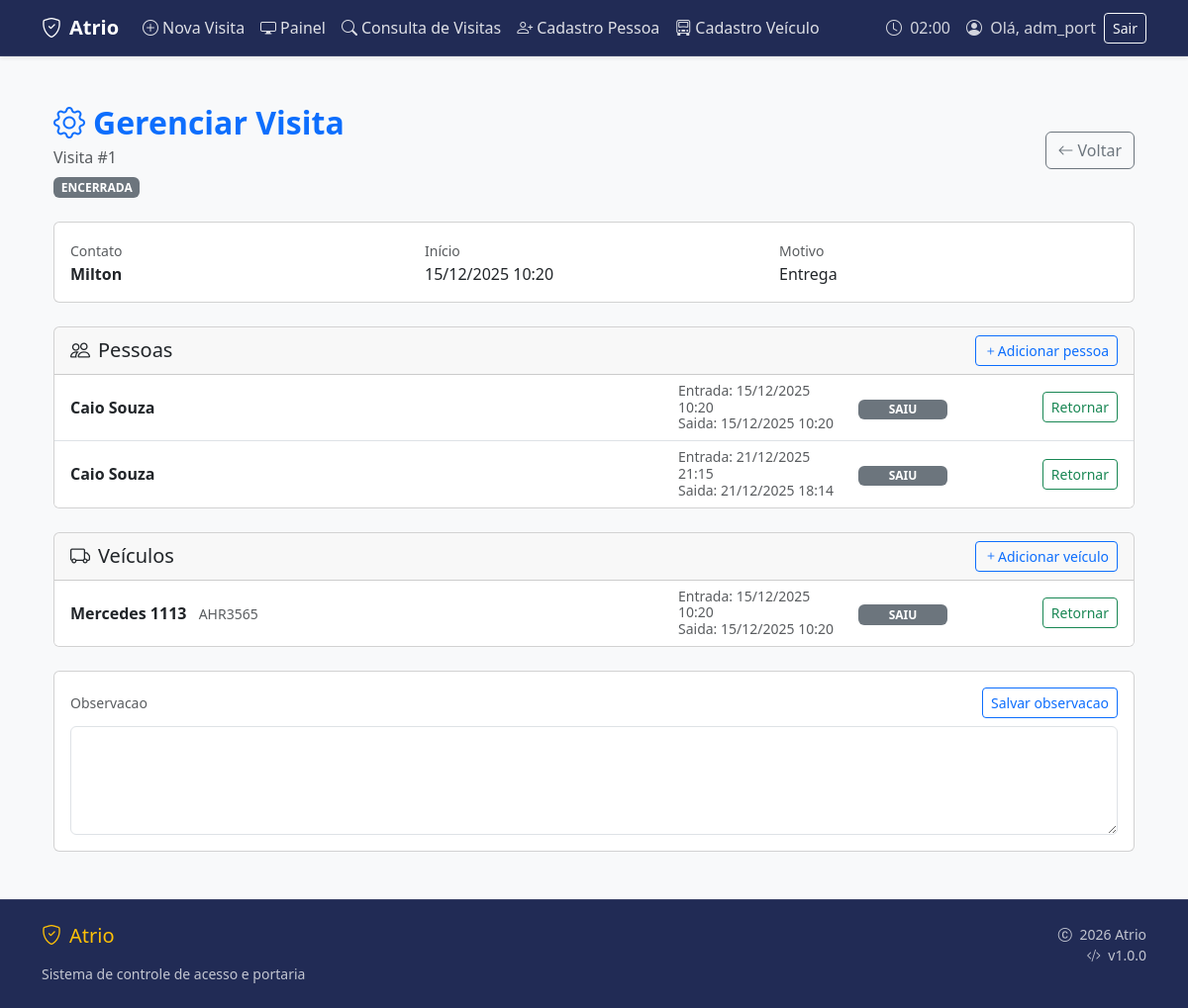
The app's page /visitas/1/ (signed in) with its own data.
### apps/visitas/models.py (models this page shows, shortened)
class GrupoVisita(models.Model):
    criado_por = models.ForeignKey(
        settings.AUTH_USER_MODEL,
        on_delete=models.SET_NULL,
        null=True,
        blank=True,
        related_name="visitas_criadas"
    )
    data_entrada = models.DateTimeField(auto_now_add=True)
    data_saida = models.DateTimeField(blank=True, null=True)
    autorizado_por = models.CharField(max_length=200, blank=True, null=True)
    motivo = models.CharField(max_length=200, blank=True, null=True)
    observacao = models.TextField(blank=True, null=True)

class VisitaPessoa(models.Model):
    grupo = models.ForeignKey(
        GrupoVisita,
        on_delete=models.CASCADE,
        related_name="pessoas"
    )
    pessoa = models.ForeignKey(
        "pessoas.Pessoa",
        on_delete=models.CASCADE
    )
    data_entrada = models.DateTimeField(auto_now_add=True)
    data_saida = models.DateTimeField(blank=True, null=True)

class VisitaVeiculo(models.Model):
    grupo = models.ForeignKey(
        GrupoVisita,
        on_delete=models.CASCADE,
        related_name="veiculos"
    )
    veiculo = models.ForeignKey(
        "veiculos.Veiculo",
        on_delete=models.CASCADE
    )
    data_entrada = models.DateTimeField(auto_now_add=True)
    data_saida = models.DateTimeField(blank=True, null=True)

### apps/pessoas/models.py (models this page shows, shortened)
class Pessoa(models.Model):
    TIPO_CHOICES = [
        ("visitante", "Visitante"),
        ("funcionario", "Funcionário"),
        ("motorista", "Motorista"),
    ]
    nome = models.CharField(max_length=200)
    empresa = models.CharField(max_length=200, blank=True, null=True)
    tipo = models.CharField(max_length=20, choices=TIPO_CHOICES, blank=True, null=True)
    observacao = models.TextField(blank=True, null=True)
    criado_em = models.DateTimeField(auto_now_add=True)
    class Meta:
        app_label = "pessoas"

### apps/veiculos/models.py (models this page shows, shortened)
class Veiculo(models.Model):
    placa = models.CharField(max_length=7, unique=True)
    modelo = models.CharField(max_length=100, blank=True, null=True)
    cor = models.CharField(max_length=50, blank=True, null=True)
    empresa = models.CharField(max_length=200, blank=True, null=True)
    tipo = models.CharField(max_length=50, blank=True, null=True)
    observacao = models.TextField(blank=True, null=True)
    criado_em = models.DateTimeField(auto_now_add=True)
    class Meta:
        app_label = "veiculos"

### apps/ui/views.py (the view)
# urls.py: path('visitas/<int:id>/', views.gerenciar_visita, name='gerenciar_visita'),
@login_required
def gerenciar_visita(request, id):
    visita = get_object_or_404(GrupoVisita, pk=id)
    pessoas = VisitaPessoa.objects.filter(grupo=visita).select_related("pessoa")
    veiculos = VisitaVeiculo.objects.filter(grupo=visita).select_related("veiculo")
    return render(request, "ui/gerenciar_visita.html", {
        "visita": visita,
        "pessoas": pessoas,
        "veiculos": veiculos,
    })

### apps/ui/templates/ui/gerenciar_visita.html (shortened to what this page needs)
{% extends "ui/base.html" %}
{% load static %}
{% block content %}
<div class="container-fluid py-4">
  <div class="d-flex justify-content-between align-items-center mb-4">
    <div>
      <h2 class="fw-bold text-primary mb-1">
        <i class="bi bi-gear me-2"></i>Gerenciar Visita
      </h2>
      <p class="text-muted mb-0">
        Visita #{{ visita.id }}
      </p>
      {% if visita.data_saida %}
        <span class="badge bg-secondary mt-2">ENCERRADA</span>
      {% else %}
        <span class="badge bg-success mt-2">ABERTA</span>
      {% endif %}
    </div>
    <div class="d-flex gap-2">
      <a href="{% url 'ui:visitas' %}" class="btn btn-outline-secondary" id="btnVoltarVisitas" data-default-url="{% url 'ui:visitas' %}">
        <i class="bi bi-arrow-left me-1"></i>Voltar
      </a>
    </div>
  </div>
  <div class="card mb-4">
    <div class="card-body">
      <div class="row g-3">
        <div class="col-md-4">
          <small class="text-muted">Contato</small>
          <div class="fw-semibold">{{ visita.autorizado_por }}</div>
        </div>
        <div class="col-md-4">
          <small class="text-muted">Início</small>
          <div>{{ visita.data_entrada|date:"d/m/Y H:i" }}</div>
        </div>
        <div class="col-md-4">
          <small class="text-muted">Motivo</small>
          <div>{{ visita.motivo|default:"-" }}</div>
        </div>
      </div>
    </div>
  </div>
  <div class="card mb-4">
    <div class="card-header d-flex justify-content-between align-items-center">
      <h5 class="mb-0">
        <i class="bi bi-people me-2"></i>Pessoas
      </h5>
      <button
        id="btnAddPessoaGerenciar"
        class="btn btn-sm btn-outline-primary"
        onclick="mostrarBuscaPessoa()">
        <i class="bi bi-plus"></i>Adicionar pessoa
      </button>
    </div>
    <ul class="list-group list-group-flush">
      {% for p in pessoas %}
        <li class="list-group-item">
          <div class="linha-visita">
            <div class="col-nome">
              <strong>{{ p.pessoa.nome }}</strong>
            </div>
            <div class="col-datas text-muted small">
              <div>Entrada: {{ p.data_entrada|date:"d/m/Y H:i" }}</div>
              <div>Saida: {{ p.data_saida|date:"d/m/Y H:i"|default:"-" }}</div>
            </div>
            <div class="col-status">
              {% if p.data_saida %}
                <span class="badge bg-secondary status-badge">SAIU</span>
              {% else %}
                <span class="badge bg-success status-badge">DENTRO</span>
              {% endif %}
            </div>
            <div class="col-acao">
              {% if p.data_saida %}
                <button class="btn btn-sm btn-outline-success"
                        onclick="registrarEntradaPessoa({{ p.id }})">
                  Retornar
                </button>
              {% else %}
                <button class="btn btn-sm btn-outline-danger"
                        onclick="registrarSaidaPessoa({{ p.id }})">
                  Registrar saída
                </button>
              {% endif %}
            </div>
          </div>
        </li>
      {% endfor %}
    </ul>
  </div>
  <div class="card">
    <div class="card-header d-flex justify-content-between align-items-center">
      <h5 class="mb-0">
        <i class="bi bi-truck me-2"></i>Veículos
      </h5>
      <button
        id="btnAddVeiculoGerenciar"
        class="btn btn-sm btn-outline-primary"
        onclick="mostrarBuscaVeiculo()">
        <i class="bi bi-plus"></i>Adicionar veículo
      </button>
    </div>
    <ul class="list-group list-group-flush">
      {% for v in veiculos %}
        <li class="list-group-item">
          <div class="linha-visita">
            <div class="col-nome">
              <strong>{{ v.veiculo.placa }}</strong>
              <small class="text-muted ms-2">{{ v.veiculo.modelo }}</small>
            </div>
            <div class="col-datas text-muted small">
              <div>Entrada: {{ v.data_entrada|date:"d/m/Y H:i" }}</div>
              <div>Saida: {{ v.data_saida|date:"d/m/Y H:i"|default:"-" }}</div>
            </div>
            <div class="col-status">
              {% if v.data_saida %}
                <span class="badge bg-secondary status-badge">SAIU</span>
              {% else %}
                <span class="badge bg-success status-badge">DENTRO</span>
              {% endif %}
            </div>
            <div class="col-acao">
              {% if v.data_saida %}
                <button class="btn btn-sm btn-outline-success"
                        onclick="registrarEntradaVeiculo({{ v.id }})">
                  Retornar
                </button>
              {% else %}
                <button class="btn btn-sm btn-outline-danger"
                        onclick="registrarSaidaVeiculo({{ v.id }})">
                  Registrar saída
                </button>
              {% endif %}
            </div>
          </div>
        </li>
      {% endfor %}
    </ul>
  </div>
  <div class="card mt-4">
    <div class="card-body">
      <div class="d-flex justify-content-between align-items-center mb-2">
        <small class="text-muted">Observacao</small>
        <button class="btn btn-sm btn-outline-primary" id="btnSalvarObservacao">
          Salvar observacao
        </button>
      </div>
      <textarea id="observacaoInput" class="form-control" rows="4">{{ visita.observacao|default:"" }}</textarea>
    </div>
  </div>
</div>
{% endblock %}

### apps/ui/templates/ui/base.html (shortened to what this page needs)
{% load static %}
<!DOCTYPE html>
<html lang="pt-BR">
<head>
  <link href="https://cdn.jsdelivr.net/npm/bootstrap@5.3.3/dist/css/bootstrap.min.css" rel="stylesheet">
  <link href="https://cdn.jsdelivr.net/npm/bootstrap-icons@1.11.3/font/bootstrap-icons.min.css" rel="stylesheet">
  <link rel="stylesheet" href="{% static 'css/estilos.css' %}">
</head>
<body class="d-flex flex-column min-vh-100 bg-light">
<nav class="navbar navbar-expand-lg navbar-dark navbar-custom shadow-sm">
  <div class="container">
    <a class="navbar-brand fw-bold" href="{% url 'ui:painel' %}">
      <i class="bi bi-shield-check me-2"></i>Atrio
    </a>
    <div class="collapse navbar-collapse" id="navbarNav">
      <ul class="navbar-nav me-auto">
        <li class="nav-item">
          <a class="nav-link {% if request.resolver_match.url_name == 'nova_visita' %}active{% endif %}"
             href="{% url 'ui:nova_visita' %}">
            <i class="bi bi-plus-circle me-1"></i>Nova Visita
          </a>
        </li>
        <li class="nav-item">
          <a class="nav-link {% if request.resolver_match.url_name == 'painel' %}active{% endif %}"
             href="{% url 'ui:painel' %}">
            <i class="bi bi-display me-1"></i>Painel
          </a>
        </li>
        <li class="nav-item">
          <a class="nav-link {% if request.resolver_match.url_name == 'visitas' %}active{% endif %}"
             href="{% url 'ui:visitas' %}">
            <i class="bi bi-search me-1"></i>Consulta de Visitas
          </a>
        </li>
        <li class="nav-item">
          <a class="nav-link {% if request.resolver_match.url_name == 'cadastro_pessoa' %}active{% endif %}"
             href="{% url 'ui:cadastro_pessoa' %}">
            <i class="bi bi-person-plus me-1"></i>Cadastro Pessoa
          </a>
        </li>
        <li class="nav-item">
          <a class="nav-link {% if request.resolver_match.url_name == 'cadastro_veiculo' %}active{% endif %}"
             href="{% url 'ui:cadastro_veiculo' %}">
            <i class="bi bi-truck-front me-1"></i>Cadastro Veículo
          </a>
        </li>
      </ul>
      <div class="d-flex align-items-center gap-3">
        <div class="navbar-text d-none d-lg-block">
          <i class="bi bi-clock me-1"></i>
          <span id="currentTime">{{ now|date:"H:i" }}</span>
        </div>
        {% if request.user.is_authenticated %}
          <div class="d-none d-lg-flex align-items-center gap-2">
            <div class="navbar-text">
              <i class="bi bi-person-circle me-1"></i>
              Olá, {{ request.user.get_full_name|default:request.user.username }}
            </div>
            <form method="post" action="{% url 'logout' %}" class="d-inline">
              <button type="submit" class="btn btn-sm btn-outline-light">
                Sair
              </button>
            </form>
          </div>
        {% else %}
          <a class="btn btn-sm btn-outline-light" href="{% url 'login' %}">
            Entrar
          </a>
        {% endif %}
      </div>
    </div>
  </div>
</nav>
<main class="container py-4 flex-grow-1">
  {% block content %}{% endblock %}
</main>
<footer class="footer-custom footer mt-auto text-light py-4">
  <div class="container">
    <div class="row">
      <div class="col-md-6">
        <h5 class="text-warning mb-3">
          <i class="bi bi-shield-check me-2"></i>Atrio
        </h5>
        <p class="small text-light mb-0 opacity-75">
          Sistema de controle de acesso e portaria
        </p>
      </div>
      <div class="col-md-6 text-md-end">
        <p class="small text-light mb-0 opacity-75">
          <i class="bi bi-c-circle me-1"></i> {% now "Y" %} Atrio
        </p>
        <p class="small text-light opacity-75 mb-0">
          <i class="bi bi-code-slash me-1"></i> v1.0.0
        </p>
      </div>
    </div>
  </div>
</footer>
</body>
</html>

### apps/ui/static/css/estilos.css (style rules this page uses)
:root { --info-color: #0dcaf0; --system-online: #198754; --system-offline: #dc3545; --warning-bg: #fff3cd; --warning-border: #ffc107; --critical-bg: #f8d7da; --critical-border: #dc3545; }
.navbar-custom { background-color: #212b55 !important; border-bottom: 1px solid rgba(255, 255, 255, 0.1); }
.footer-custom { background-color: #212b55 !important; border-top: 1px solid rgba(255, 255, 255, 0.1); }
.navbar-custom .nav-link { color: rgba(255, 255, 255, 0.85) !important; transition: all 0.2s ease; }
.navbar-custom .navbar-brand { color: #fff !important; }
.navbar-custom .navbar-text { color: rgba(255, 255, 255, 0.8) !important; }

### apps/ui/templates/ui/gerenciar_visita.html (style rules this page uses)
.linha-visita { display: grid; grid-template-columns: 1fr 170px 90px 160px; align-items: center; column-gap: 12px; }
.col-nome { min-width: 0; white-space: nowrap; overflow: hidden; text-overflow: ellipsis; }
.status-badge { display: inline-block; width: 90px; text-align: center; }
.col-acao { text-align: right; }
.col-datas { line-height: 1.2; }

### records on screen
GrupoVisita: id "1", autorizado_por "Milton", data_entrada "15/12/2025 10:20", motivo "Entrega"
VisitaPessoa: pessoa.nome "Caio Souza", data_entrada "15/12/2025 10:20", data_saida "15/12/2025 10:20", shows "SAIU"
VisitaPessoa: pessoa.nome "Caio Souza", data_entrada "21/12/2025 21:15", data_saida "21/12/2025 18:14", shows "SAIU"
VisitaVeiculo: veiculo.placa "Mercedes 1113", veiculo.modelo "AHR3565", data_entrada "15/12/2025 10:20", data_saida "15/12/2025 10:20", shows "SAIU"

### other values on screen
{{ request.user.get_full_name|default:request.user.username }} "adm_port"
